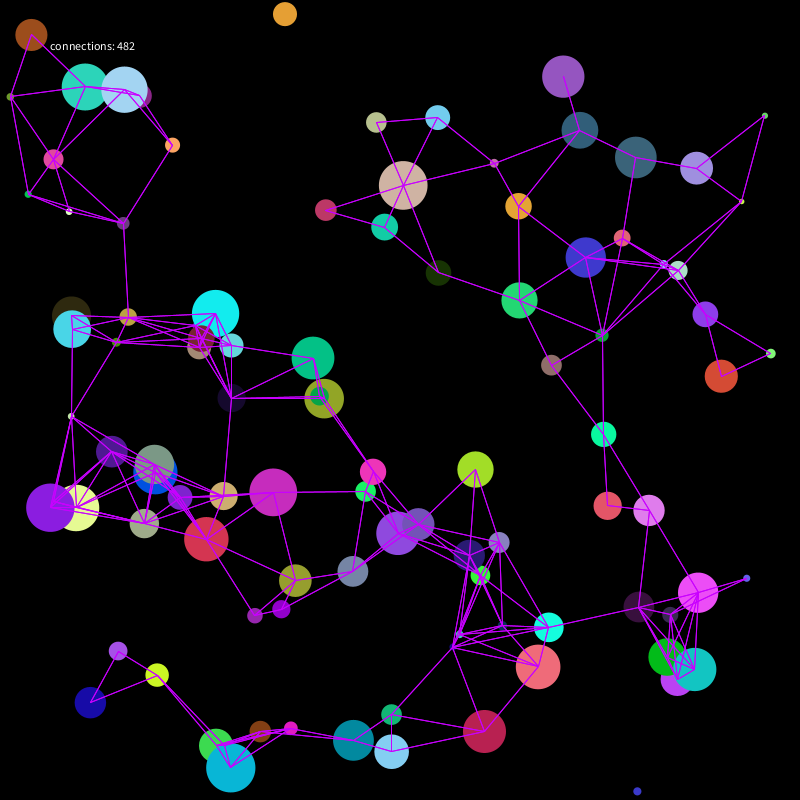
Frame 1 (no input)
Frame 60 (the mouse pressed at the canvas centre just before this capture): identical to frame 1, image omitted
Frame 120 (the mouse held since frame 60 and released just before this capture): identical to frame 1, image omitted

The Processing sketch that drew this single still picture (run headless with seeded random() and noise(); from frame 60 on, the mouse is pressed at the canvas centre):

// Processing sketch: tutorials_array_02
// ── tutorials_array_02.pde
Circle cl;//申明：cl是Circle类的一个具体对象
int num = 100;
Circle[] cls;

int connections;
//int[] num = {1,2,3,4,5};

void setup() {
  size(800, 800);
  
  initiateData();
  
  //初始化cl这个对象
  //float x = random(width);
  //float y = random(height);
  //float d = random(50, 100);
  //color c = color(random(0, 255), random(255), random(255));
  //cl = new Circle(x, y, d, c);//Circle(float x_, float y_, float d_, color c_)

  //初始化cls这个数组
  //cls = new Circle[num];

  //for (int i = 0; i < cls.length; i ++) {
  //  float d = random(5, 50);

  //  float x = random(d/2, width-d/2);
  //  float y = random(d/2, height-d/2);

  //  color c = color(random(0, 255), random(255), random(255));
  //  cls[i] = new Circle(x, y, d, c);//对数组中的每一个元素进行独立的赋值
  //}
}

void initiateData(){
  //初始化cls这个数组
  cls = new Circle[num];

  for (int i = 0; i < cls.length; i ++) {
    float d = random(5, 50);

    float x = random(d/2, width-d/2);
    float y = random(d/2, height-d/2);

    color c = color(random(0, 255), random(255), random(255));
    cls[i] = new Circle(x, y, d, c);//对数组中的每一个元素进行独立的赋值
  }
}

void draw() {
  background(0);
  connections = 0;
  //cl.drawCircle();
  for (int i = 0; i < cls.length; i ++) {
    cls[i].drawCircle();
  }

  for (int i = 0; i < cls.length; i ++) {
    for (int j = 0; j < cls.length; j ++) {
      float dcc = dist(cls[i].x, cls[i].y, cls[j].x, cls[j].y);
      if(dcc > 0 && dcc < 100){
        strokeWeight(1);
        stroke(200, 0, 255);
        line(cls[i].x, cls[i].y, cls[j].x, cls[j].y);
        
        connections ++;
      }
    }
  }
  
  fill(255);
  text("connections: " + connections, 50, 50);
}

void keyPressed(){
  if(key == 'r'){
    initiateData();
  }
}

// ── Circle.pde
class Circle {
  //属性
  float x;
  float y;
  float d;
  color c;
  boolean mouseInCircle;

  //构造函数
  Circle(float x_, float y_, float d_, color c_) {
    x = x_;
    y = y_;
    d = d_;
    c = c_;
  }

  //行为/方法
  void drawCircle() {
    reaction();
    
    if (mouseInCircle) {
      //do...
      strokeWeight(5);
      stroke(0);
      fill(255);
    } else {
      //do..
      fill(c);
      noStroke();
    }
    //fill(c);
    //noStroke();
    ellipse(x, y, d, d);
  }

  void reaction() {
    float dmc = dist(mouseX, mouseY, x, y);
    if (dmc > d/2) {
      mouseInCircle = false;
    } else {
      mouseInCircle = true;
    }
  }
}
